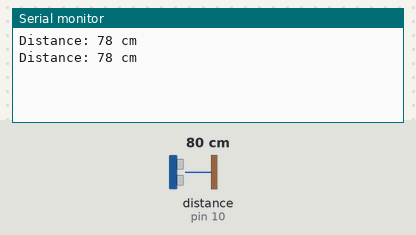
Recording of a sketch running on a simulated Arduino Uno, built with avr-gcc and run on an emulated ATmega328P. Shown: the last lines printed to the serial monitor. Wiring (inferred from the names in the program): ultrasonic range finder: trigger pin 11; echo pin 10. The inputs (shaded band) are chosen by the test bench; at power-on: distance to the obstacle (sensor on pin 10) 80 cm. The echo pulse lasts 58.3 µs per cm.

Above: at 1.8 s.
1.9 s: distance to the obstacle (sensor on pin 10) set to 2 cm
At 2.8 s:
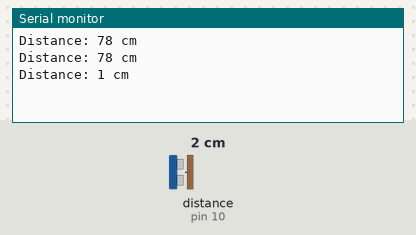
3.4 s: distance to the obstacle (sensor on pin 10) set to 4 cm
At 4.7 s:
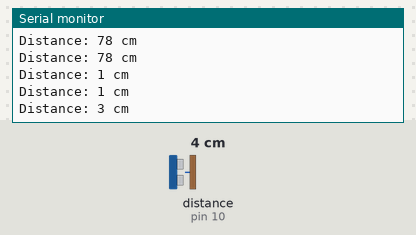
Timing chart, 0 to 6.4 s (numbered marks = the images above; inputs shaded):
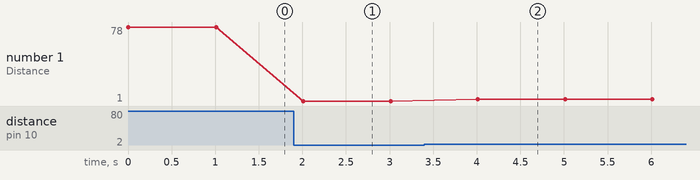

Measured:
- after the input at 1.9 s, the serial monitor: prints a new line after 0.11 s (image 1)
- after the input at 3.4 s, the serial monitor: prints a new line after 0.61 s (image 2)
- plotted number 1: 78 → 1 after the input at 1.9 s, 1 → 3 after the input at 3.4 s

The sketch:

sketch_oct9b.ino
```cpp
// ESP32 code to read ultrasonic sensor and send data to Arduino

const int triggerPin = 11; // Trigger pin of the ultrasonic sensor
const int echoPin = 10;    // Echo pin of the ultrasonic sensor

void setup() {
  Serial.begin(9600);  // Initialize serial communication
  pinMode(triggerPin, OUTPUT);
  pinMode(echoPin, INPUT);
}

void loop() {
  long duration;
  int distance;

  // Trigger the ultrasonic sensor
  digitalWrite(triggerPin, LOW);
  delayMicroseconds(2);
  digitalWrite(triggerPin, HIGH);
  delayMicroseconds(10);
  digitalWrite(triggerPin, LOW);

  // Read the echo pulse duration
  duration = pulseIn(echoPin, HIGH);

  // Calculate distance in centimeters
  distance = duration * 0.034 / 2;

  // Send distance data to Arduino over Serial
  Serial.print("Distance: ");
  Serial.print(distance);
  Serial.println(" cm");

  delay(1000); // Delay for 1 second before the next reading
}
```
